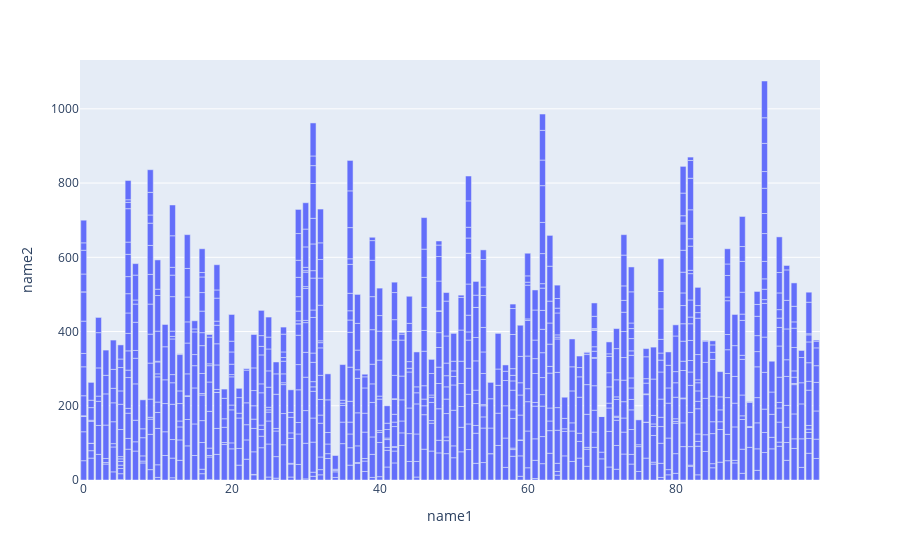

Here is the notebook cell this chart was saved with:
### Code cell
df = pd.read_sql_query(request,conn)
fig = px.bar(x=df.name1.to_list(), y=df.name2.to_list(), labels={'x':'name1', 'y':'name2'})
fig.show()

### Figure 1 — Plotly figure (JSON) as saved in the notebook; plotly's stock layout.template omitted (floating-point values rounded to 4 significant figures; data arrays with more than 128 entries replaced by an {"elided": "..."} marker saying what was removed)
{"data": [{"alignmentgroup": "True", "hovertemplate": "name1=%{x}<br>name2=%{y}<extra></extra>", "legendgroup": "", "marker": {"color": "#636efa", "pattern": {"shape": ""}}, "name": "", "offsetgroup": "", "orientation": "v", "showlegend": false, "textposition": "auto", "type": "bar", "x": {"elided": "1000 int values"}, "xaxis": "x", "y": {"elided": "1000 int values"}, "yaxis": "y"}], "layout": {"barmode": "relative", "legend": {"tracegroupgap": 0}, "margin": {"t": 60}, "xaxis": {"anchor": "y", "domain": [0, 1], "title": {"text": "name1"}}, "yaxis": {"anchor": "x", "domain": [0, 1], "title": {"text": "name2"}}}}
